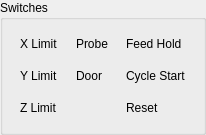
         <widget class="QGroupBox" name="switchesGroupBox">
          <property name="enabled">
           <bool>true</bool>
          </property>
          <property name="title">
           <string>Switches</string>
          </property>
          <layout class="QGridLayout" name="gridLayout_7">
           <item row="1" column="0">
            <widget class="QPushButton" name="yLimitSwitchPushButton">
             <property name="focusPolicy">
              <enum>Qt::NoFocus</enum>
             </property>
             <property name="styleSheet">
              <string notr="true">text-align:left;
padding: 3px;
margin: 2px;
</string>
             </property>
             <property name="text">
              <string>Y Limit</string>
             </property>
             <property name="icon">
              <iconset resource="resources.qrc">
               <normaloff>:/images/leds/led_white.png</normaloff>
               <normalon>:/images/leds/led_green.png</normalon>:/images/leds/led_white.png</iconset>
             </property>
             <property name="checkable">
              <bool>true</bool>
             </property>
             <property name="flat">
              <bool>true</bool>
             </property>
            </widget>
           </item>
           <item row="0" column="0">
            <widget class="QPushButton" name="xLimitSwitchPushButton">
             <property name="focusPolicy">
              <enum>Qt::NoFocus</enum>
             </property>
             <property name="styleSheet">
              <string notr="true">text-align:left;
padding: 3px;
margin: 2px;
</string>
             </property>
             <property name="text">
              <string>X Limit</string>
             </property>
             <property name="icon">
              <iconset resource="resources.qrc">
               <normaloff>:/images/leds/led_white.png</normaloff>
               <normalon>:/images/leds/led_green.png</normalon>:/images/leds/led_white.png</iconset>
             </property>
             <property name="checkable">
              <bool>true</bool>
             </property>
             <property name="flat">
              <bool>true</bool>
             </property>
            </widget>
           </item>
           <item row="0" column="1">
            <widget class="QPushButton" name="probeSwitchPushButton">
             <property name="focusPolicy">
              <enum>Qt::NoFocus</enum>
             </property>
             <property name="styleSheet">
              <string notr="true">text-align:left;
padding: 3px;
margin: 2px;
</string>
             </property>
             <property name="text">
              <string>Probe</string>
             </property>
             <property name="icon">
              <iconset resource="resources.qrc">
               <normaloff>:/images/leds/led_white.png</normaloff>
               <normalon>:/images/leds/led_green.png</normalon>:/images/leds/led_white.png</iconset>
             </property>
             <property name="checkable">
              <bool>true</bool>
             </property>
             <property name="flat">
              <bool>true</bool>
             </property>
            </widget>
           </item>
           <item row="2" column="0">
            <widget class="QPushButton" name="zLimitSwitchPushButton">
             <property name="focusPolicy">
              <enum>Qt::NoFocus</enum>
             </property>
             <property name="styleSheet">
              <string notr="true">text-align:left;
padding: 3px;
margin: 2px;
</string>
             </property>
             <property name="text">
              <string>Z Limit</string>
             </property>
             <property name="icon">
              <iconset resource="resources.qrc">
               <normaloff>:/images/leds/led_white.png</normaloff>
               <normalon>:/images/leds/led_green.png</normalon>:/images/leds/led_white.png</iconset>
             </property>
             <property name="checkable">
              <bool>true</bool>
             </property>
             <property name="flat">
              <bool>true</bool>
             </property>
            </widget>
           </item>
           <item row="1" column="1">
            <widget class="QPushButton" name="doorSwitchPushButton">
             <property name="focusPolicy">
              <enum>Qt::NoFocus</enum>
             </property>
             <property name="styleSheet">
              <string notr="true">text-align:left;
padding: 3px;
margin: 2px;
</string>
             </property>
             <property name="text">
              <string>Door</string>
             </property>
             <property name="icon">
              <iconset resource="resources.qrc">
               <normaloff>:/images/leds/led_white.png</normaloff>
               <normalon>:/images/leds/led_green.png</normalon>:/images/leds/led_white.png</iconset>
             </property>
             <property name="checkable">
              <bool>true</bool>
             </property>
             <property name="flat">
              <bool>true</bool>
             </property>
            </widget>
           </item>
           <item row="0" column="2">
            <widget class="QPushButton" name="feedHoldSwitchPushButton">
             <property name="focusPolicy">
              <enum>Qt::NoFocus</enum>
             </property>
             <property name="styleSheet">
              <string notr="true">text-align:left;
padding: 3px;
margin: 2px;
</string>
             </property>
             <property name="text">
              <string>Feed Hold</string>
             </property>
             <property name="icon">
              <iconset resource="resources.qrc">
               <normaloff>:/images/leds/led_white.png</normaloff>
               <normalon>:/images/leds/led_green.png</normalon>:/images/leds/led_white.png</iconset>
             </property>
             <property name="checkable">
              <bool>true</bool>
             </property>
             <property name="flat">
              <bool>true</bool>
             </property>
            </widget>
           </item>
           <item row="1" column="2">
            <widget class="QPushButton" name="cycleStartSwitchPushButton">
             <property name="focusPolicy">
              <enum>Qt::NoFocus</enum>
             </property>
             <property name="styleSheet">
              <string notr="true">text-align:left;
padding: 3px;
margin: 2px;
</string>
             </property>
             <property name="text">
              <string>Cycle Start</string>
             </property>
             <property name="icon">
              <iconset resource="resources.qrc">
               <normaloff>:/images/leds/led_white.png</normaloff>
               <normalon>:/images/leds/led_green.png</normalon>:/images/leds/led_white.png</iconset>
             </property>
             <property name="checkable">
              <bool>true</bool>
             </property>
             <property name="flat">
              <bool>true</bool>
             </property>
            </widget>
           </item>
           <item row="2" column="2">
            <widget class="QPushButton" name="resetSwitchPushButton">
             <property name="focusPolicy">
              <enum>Qt::NoFocus</enum>
             </property>
             <property name="styleSheet">
              <string notr="true">text-align:left;
padding: 3px;
margin: 2px;
</string>
             </property>
             <property name="text">
              <string>Reset</string>
             </property>
             <property name="icon">
              <iconset resource="resources.qrc">
               <normaloff>:/images/leds/led_white.png</normaloff>
               <normalon>:/images/leds/led_green.png</normalon>:/images/leds/led_white.png</iconset>
             </property>
             <property name="checkable">
              <bool>true</bool>
             </property>
             <property name="flat">
              <bool>true</bool>
             </property>
            </widget>
           </item>
          </layout>
         </widget>
